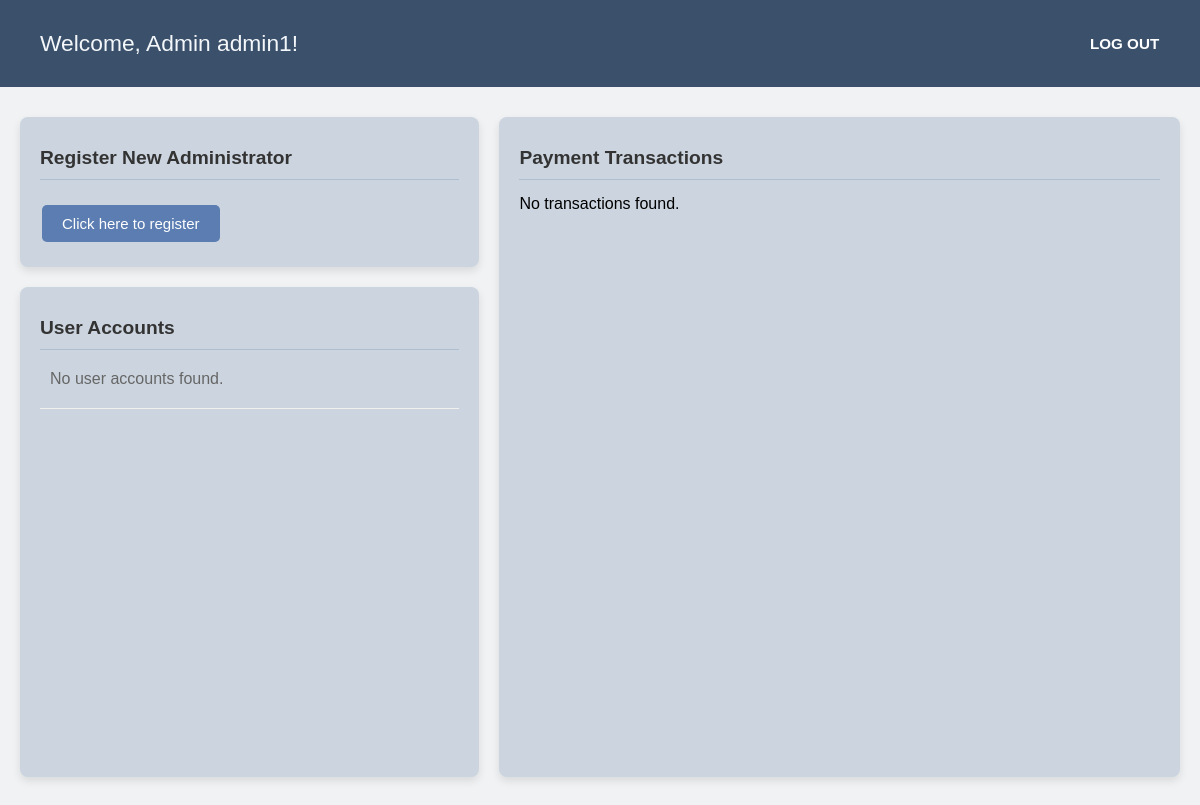
The page /webapps2024/payapp/admin/home/ (signed in) on the database as committed earlier.
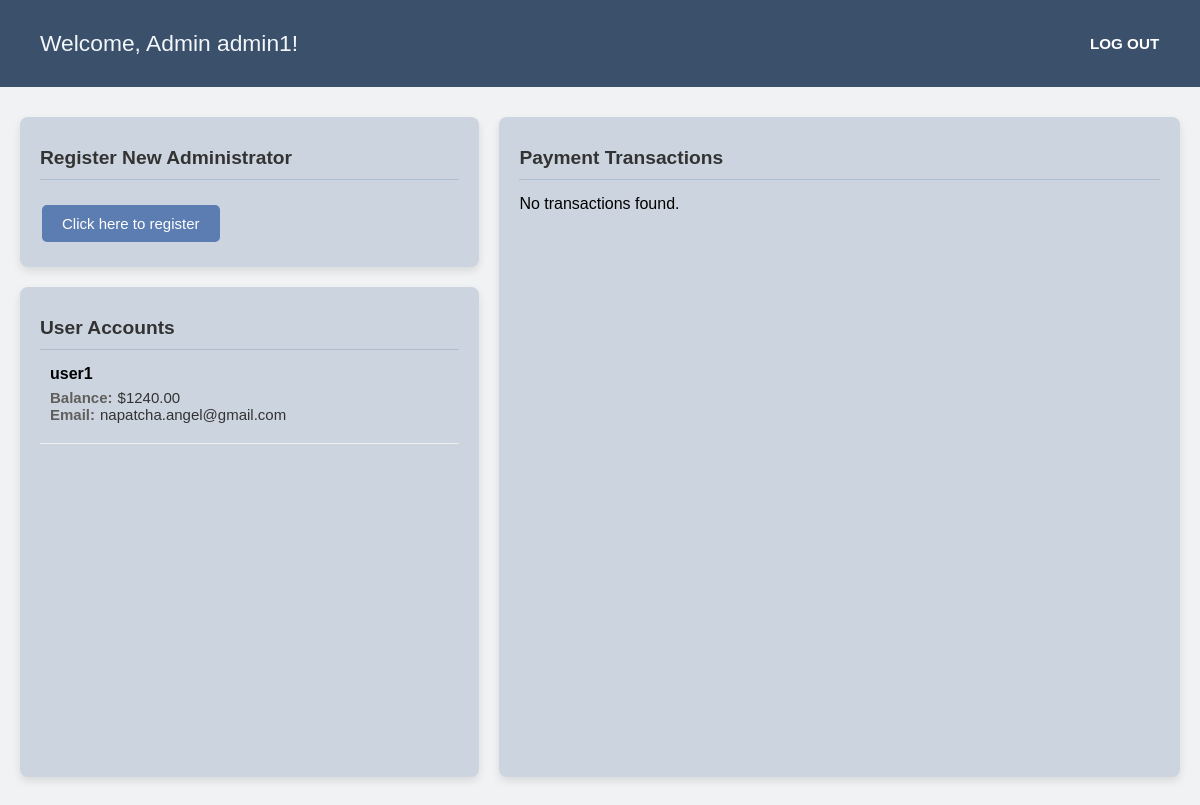
The same page on the database as committed later.
### register/models.py (models this page shows, shortened)
class UserAccount(models.Model):
    user = models.OneToOneField(User, on_delete=models.CASCADE)
    balance = models.DecimalField(max_digits=10, decimal_places=2)
    preferred_currency = models.CharField(max_length=3, choices=[
        ('GBP', 'British Pound'), ('USD', 'US Dollar'), ('EUR', 'Euro')])
    is_activated = models.BooleanField(default=False)

### payapp/views.py (the view, shortened to what this page needs)
# urls.py: path('webapps2024/payapp/admin/home/', admin_home_view, name='admin_home'),
def admin_home_view(request):
    if not is_admin(request.user):
        return HttpResponse('You do not have the necessary permissions to view this page.', status=403)
    user_accounts = UserAccount.objects.all()
    for account in user_accounts:
        account.currency_symbol = currency_symbols.get(account.preferred_currency, '')
        account.user_email = account.user.email
    transactions = Transaction.objects.all().order_by('-timestamp')
    context = {
        'user': request.user,
        'user_accounts': user_accounts,
        'transactions': transactions,
    }
    return render(request, 'payapp/admin_home.html', context)

### register/views.py (called while the page is built)
def is_admin(user):
    return user.is_active and user.is_staff and user.is_superuser

### templates/payapp/admin_home.html (shortened to what this page needs)
<!DOCTYPE html>
<html lang="en">
  <head>
  </head>
  <link
    rel="stylesheet"
    href="https://cdnjs.cloudflare.com/ajax/libs/font-awesome/5.15.1/css/all.min.css"
  />
  <body>
    <div class="top-bar">
      <div class="greeting">Welcome, Admin {{ user.username }}!</div>
      <div class="link-container">
        <a href="{% url 'logout' %}">LOG OUT</a>
      </div>
    </div>
    <div class="content-wrapper">
      <div class="left-column">
        <div class="register-box">
          <h2 class="title">Register New Administrator</h2>
          <a href="{% url 'register_admin' %}" class="button"
            >Click here to register</a
          >
        </div>
        <div class="user-accounts-box">
          <h2 class="title">User Accounts</h2>
          <ul class="account-list">
            {% for account in user_accounts %}
            <li class="account-item">
              <span class="account-username semi-bold">{{ account.user.username }}</span>
              <div class="account-details">
                <span class="account-balance">Balance:</span>{{ account.currency_symbol }}{{ account.balance }}
                <br><span class="account-email">Email:</span>{{ account.user.email }}
              </div>
            </li>
            {% empty %}
            <li class="no-accounts">No user accounts found.</li>
            {% endfor %}
          </ul>
        </div>
      </div>
      <div class="transaction-history-box">
        <h2 class="title">Payment Transactions</h2>
        <ul class="transaction-list">
          {% for transaction in transactions %}
          <li>
            <div class="transaction-detail">
              <i class="fas fa-user-circle"></i>
              <span class="transaction-label">Sender:</span>
                <span class="semi-bold">{{ transaction.sender.username }}</span>
                &nbsp;<span class="currency-amount">{{ transaction.sender_currency_symbol }}{{ transaction.amount_sent }}</span>
            </div>
            <div class="transaction-detail">
              <i class="fas fa-user-circle"></i>
              <span class="transaction-label">Recipient:</span>
                <span class="semi-bold">{{ transaction.recipient.username }}</span>
                &nbsp;<span class="currency-amount">{{ transaction.recipient_currency_symbol }}{{ transaction.amount_received }}</span>
            </div>
            <div class="transaction-detail">
                <i class="fas fa-calendar-alt"></i>
                <span class="transaction-label">Date:</span>
                  <span>{{ transaction.timestamp }}</span>
              </div>
            <div class="transaction-detail status">
              <i class="fas fa-info-circle"></i>
              <span class="transaction-label">Status:</span>
                <span class="semi-bold" data-status="{{ transaction.status }}">{{ transaction.status }}</span>
            </div>
          </li>
          {% empty %}
          <div class="no-transactions">No transactions found.</div>
          {% endfor %}
        </ul>
      </div>
    </div>
  </body>
</html>

### templates/payapp/admin_home.html (style rules this page uses)
body { font-family: sans-serif; background-color: #f0f2f4; margin: 0; padding: 0; }
.top-bar { background-color: #3a506b; color: white; padding: 10px 20px; width: 100%; box-sizing: border-box; display: flex; justify-content: space-between; align-items: center; font-size: 0.95em; }
.greeting { color: #f4f7fa; font-size: 1.5em; font-weight: 300; margin: 20px 0; width: 100%; padding: 0 20px; box-sizing: border-box; text-align: left; }
.top-bar .link-container { margin-left: auto; padding: 0 20px; }
.top-bar .link-container a { color: white; text-decoration: none; font-weight: bold; display: inline-block; width: 70px; }
.content-wrapper { display: grid; grid-template-columns: 1.35fr 2fr; grid-template-rows: auto auto; grid-gap: 20px; width: 100%; padding: 20px; box-sizing: border-box; margin-top: 10px; }
.left-column { display: flex; flex-direction: column; gap: 20px; }
.title { color: #333; font-size: 1.2em; margin-top: 10px; margin-bottom: 10px; text-align: left; border-bottom: 1px solid #ADBED1; padding-bottom: 10px; }
.register-box { background: #ccd5df; border-radius: 8px; box-shadow: 0 4px 8px rgba(0, 0, 0, 0.1); padding: 20px; box-sizing: border-box; overflow-y: auto; height: calc(20vh - 10px); }
.button { background-color: #5b7db1; border: none; color: white; padding: 10px 20px; text-align: center; text-decoration: none; display: inline-block; font-size: 15px; margin: 4px 2px; margin-top: 15px; cursor: pointer; border-radius: 5px; }
.user-accounts-box { background: #ccd5df; border-radius: 8px; box-shadow: 0 4px 8px rgba(0, 0, 0, 0.1); padding: 20px; box-sizing: border-box; height: calc(62.5vh - 10px); }
.account-list { list-style: none; padding: 0; margin-top: 0; }
.account-list li { padding: 10px; margin-bottom: 15px; border-bottom: 1px solid #f0f0ee; padding-bottom: 20px; }
.account-item { padding: 10px; border-bottom: 1px solid #ccc; margin-bottom: 10px; }
.account-username { display: block; font-weight: bold; color: #000; margin-bottom: 6px; margin-top: -5px; }
.account-details { color: #333; font-size: 15px; }
.account-balance, .account-email { margin-bottom: 10px; color: #615F5D; margin-right: 5px; font-weight: bold; }
.transaction-history-box { background: #ccd5df; border-radius: 8px; box-shadow: 0 4px 8px rgba(0, 0, 0, 0.1); padding: 20px; box-sizing: border-box; max-height: 82.5vh; overflow-y: auto; }
.transaction-list { list-style: none; padding: 0; margin-top: 15px; }
.semi-bold { font-weight: 600; }

Rows that differ between the two databases and show on the page:
added UserAccount: user.username "user1", currency_symbol "$", balance "1240.00", user.email "napatcha.angel@gmail.com"
Other text that changed with them:
text no longer shown: "No user accounts found."
